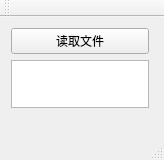
<?xml version="1.0" encoding="UTF-8"?>
<ui version="4.0">
 <class>MainWindow</class>
 <widget class="QMainWindow" name="MainWindow">
  <property name="geometry">
   <rect>
    <x>0</x>
    <y>0</y>
    <width>164</width>
    <height>160</height>
   </rect>
  </property>
  <property name="windowTitle">
   <string>MainWindow</string>
  </property>
  <widget class="QWidget" name="centralWidget">
   <widget class="QWidget" name="verticalLayoutWidget">
    <property name="geometry">
     <rect>
      <x>0</x>
      <y>0</y>
      <width>160</width>
      <height>102</height>
     </rect>
    </property>
    <layout class="QVBoxLayout" name="verticalLayout">
     <item>
      <widget class="QPushButton" name="pushButton">
       <property name="text">
        <string>读取文件</string>
       </property>
      </widget>
     </item>
     <item>
      <widget class="QTextEdit" name="text_r"/>
     </item>
    </layout>
   </widget>
  </widget>
  <widget class="QMenuBar" name="menuBar">
   <property name="geometry">
    <rect>
     <x>0</x>
     <y>0</y>
     <width>164</width>
     <height>23</height>
    </rect>
   </property>
  </widget>
  <widget class="QToolBar" name="mainToolBar">
   <attribute name="toolBarArea">
    <enum>TopToolBarArea</enum>
   </attribute>
   <attribute name="toolBarBreak">
    <bool>false</bool>
   </attribute>
  </widget>
  <widget class="QStatusBar" name="statusBar"/>
 </widget>
 <layoutdefault spacing="6" margin="11"/>
 <resources/>
 <connections/>
</ui>
